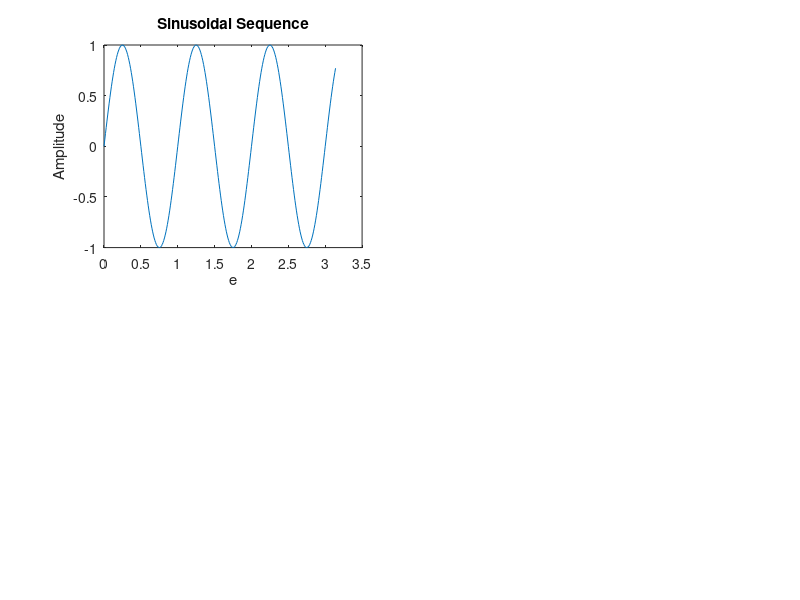

Source code (MATLAB):
%Sinusoidal sequence:-
t=0:0.01:pi;
y=sin(2*pi*t);
subplot(2,2,1);
plot(t,y);
ylabel('Amplitude');
xlabel('e');
title('Sinusoidal Sequence');


 
